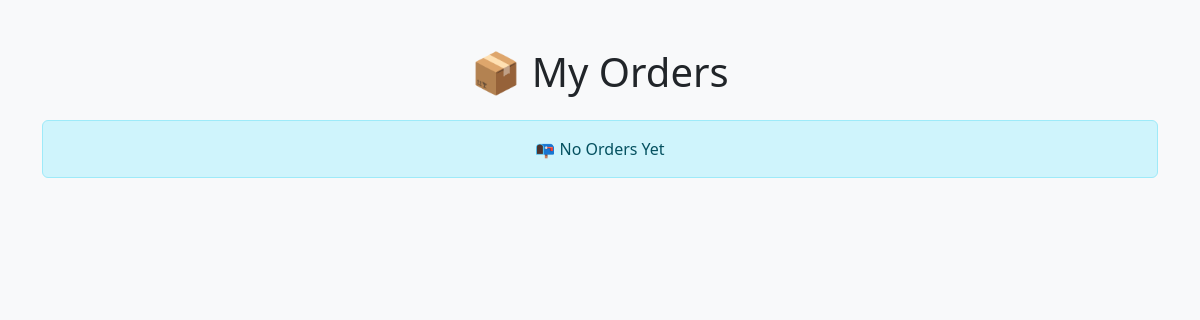
Before: /my_orders (signed in) with the older database file.
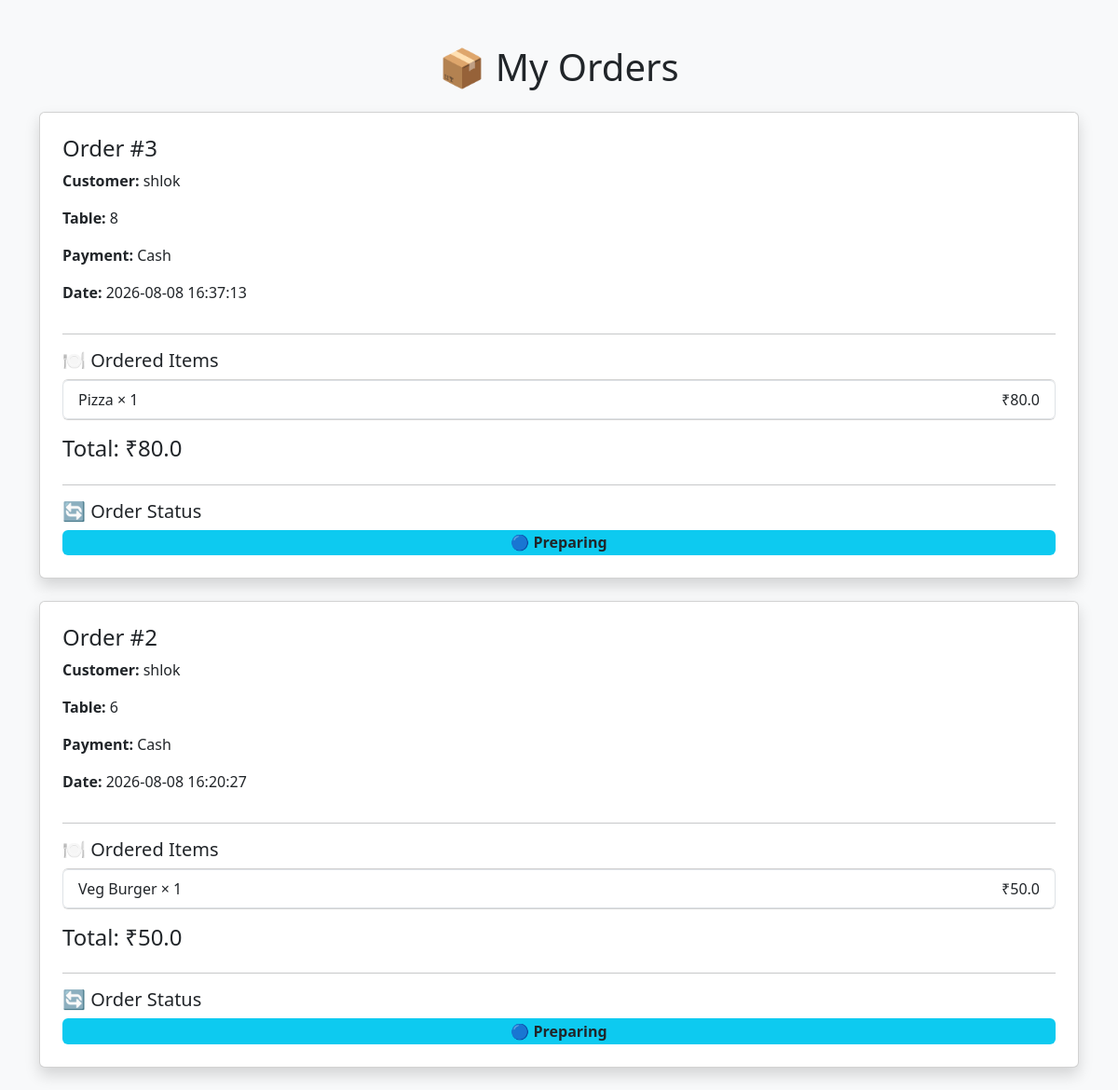
After: the same page with the newer database file.
### tables this page shows
CREATE TABLE orders (
            id INTEGER PRIMARY KEY AUTOINCREMENT,
            user_id INTEGER,
            customer_name TEXT NOT NULL,
            table_number TEXT NOT NULL,
            payment TEXT NOT NULL,
            total REAL NOT NULL,
            order_date TIMESTAMP DEFAULT CURRENT_TIMESTAMP, status TEXT DEFAULT 'Pending',
            FOREIGN KEY (user_id) REFERENCES users(id)
        );

CREATE TABLE order_items (
            id INTEGER PRIMARY KEY AUTOINCREMENT,
            order_id INTEGER,
            food_name TEXT NOT NULL,
            quantity INTEGER NOT NULL,
            price REAL NOT NULL,
            FOREIGN KEY (order_id) REFERENCES orders(id)
        );

### app.py (the view)
@app.route('/my_orders')
def my_orders():
    if 'user_id' not in session:
        return redirect(url_for('login'))
    user_id = session['user_id']
    conn = sqlite3.connect("canteen.db")
    cursor = conn.cursor()
    cursor.execute("""
        SELECT id, customer_name, table_number,
               payment, total, order_date, status
        FROM orders
        WHERE user_id = ?
        ORDER BY id DESC
    """, (user_id,))
    orders_data = cursor.fetchall()
    orders = []
    for order in orders_data:
        cursor.execute("""
            SELECT food_name, quantity, price
            FROM order_items
            WHERE order_id = ?
        """, (order[0],))
        items = cursor.fetchall()
        orders.append({
            "id": order[0],
            "customer_name": order[1],
            "table_number": order[2],
            "payment": order[3],
            "total": order[4],
            "order_date": order[5],
            "status": order[6],
            "items": items
        })
    conn.close()
    return render_template(
        'my_orders.html',
        orders=orders
    )

### templates/my_orders.html (shortened to what this page needs)
<!DOCTYPE html><html lang="en"><head>
<link href="https://cdn.jsdelivr.net/npm/bootstrap@5.3.3/dist/css/bootstrap.min.css"
      rel="stylesheet">
</head><body class="bg-light"><div class="container mt-5"><h1 class="text-center mb-4">📦 My Orders</h1>
{% if orders %}
    {% for order in orders %}
    <div class="card shadow mb-4 p-4">
        <h4>Order #{{ order["id"] }}</h4>
        <p>
            <strong>Customer:</strong>
            {{ order["customer_name"] }}
        </p>
        <p>
            <strong>Table:</strong>
            {{ order["table_number"] }}
        </p>
        <p>
            <strong>Payment:</strong>
            {{ order["payment"] }}
        </p>
        <p>
            <strong>Date:</strong>
            {{ order["order_date"] }}
        </p>
        <hr>
        <h5>🍽 Ordered Items</h5>
        <ul class="list-group mb-3">
            {% for item in order["items"] %}
            <li class="list-group-item d-flex justify-content-between">
                <span>
                    {{ item[0] }} × {{ item[1] }}
                </span>
                <span>
                    ₹{{ item[2] * item[1] }}
                </span>
            </li>
            {% endfor %}
        </ul>
        <h4>
            Total: ₹{{ order["total"] }}
        </h4>
        <hr>
        <h5>🔄 Order Status</h5>
        {% if order["status"] == "Pending" %}
            <span class="badge bg-warning text-dark fs-6">
                🟡 Pending
            </span>
        {% elif order["status"] == "Preparing" %}
            <span class="badge bg-info text-dark fs-6">
                🔵 Preparing
            </span>
        {% elif order["status"] == "Ready" %}
            <span class="badge bg-success fs-6">
                🟢 Ready
            </span>
        {% elif order["status"] == "Completed" %}
            <span class="badge bg-primary fs-6">
                ✅ Completed
            </span>
        {% endif %}
    </div>
    {% endfor %}
{% else %}
    <div class="alert alert-info text-center">
        📭 No Orders Yet
    </div>
{% endif %}
</div></body>
</html>

Changed rows visible on the page:
added orders: id "3", customer_name "shlok", table_number "8", payment "Cash", order_date "2026-08-08 16:37:13", total "80.0", status "🔵 Preparing"
added order_items: food_name "Pizza", quantity "1", item[2]*item[1] "80.0", shown under "3"
added orders: id "2", customer_name "shlok", table_number "6", payment "Cash", order_date "2026-08-08 16:20:27", total "50.0", status "🔵 Preparing"
added order_items: food_name "Veg Burger", quantity "1", item[2]*item[1] "50.0", shown under "2"
Other visible differences:
text no longer shown: "📭 No Orders Yet"
